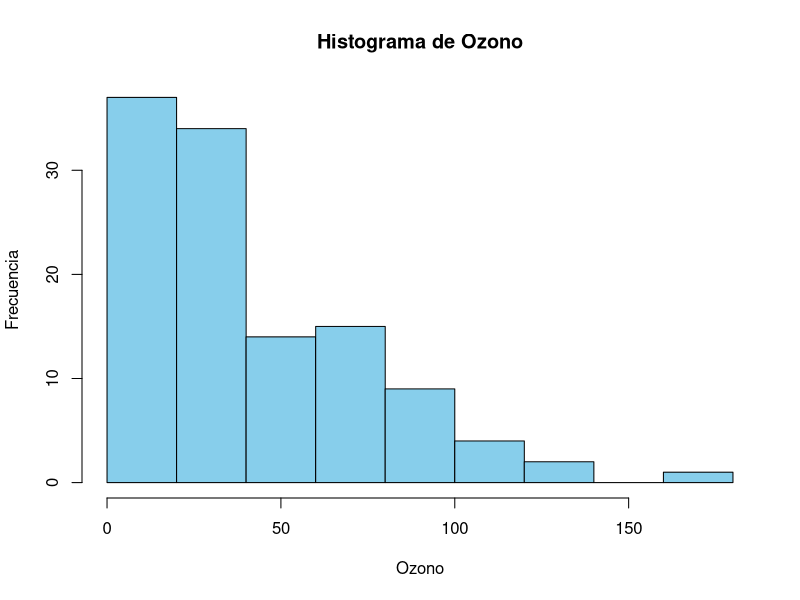
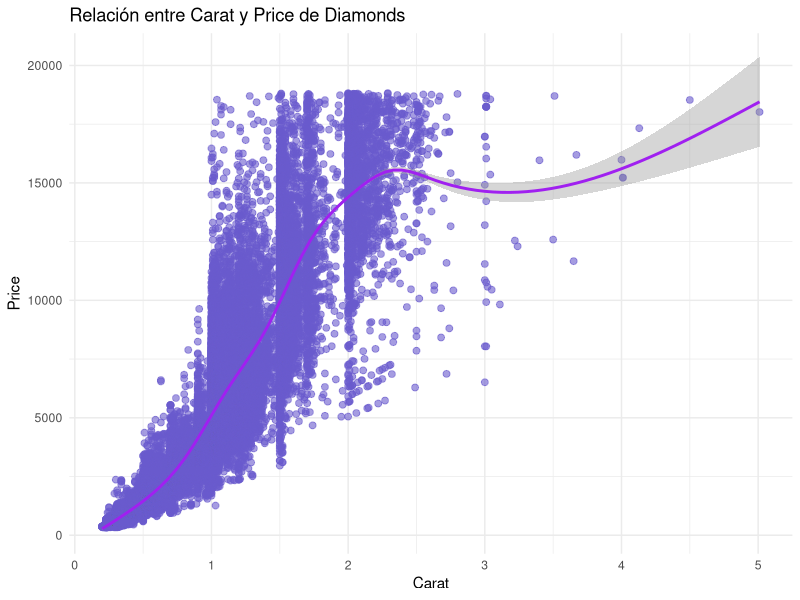
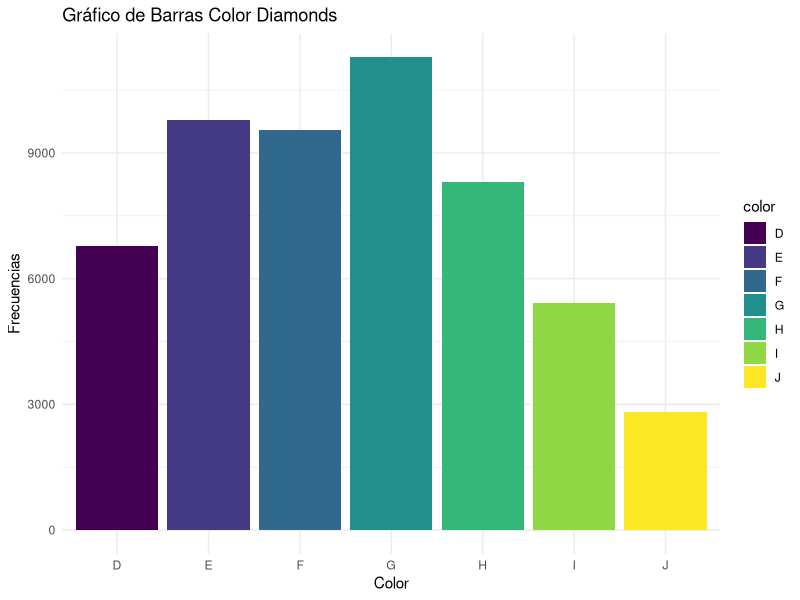
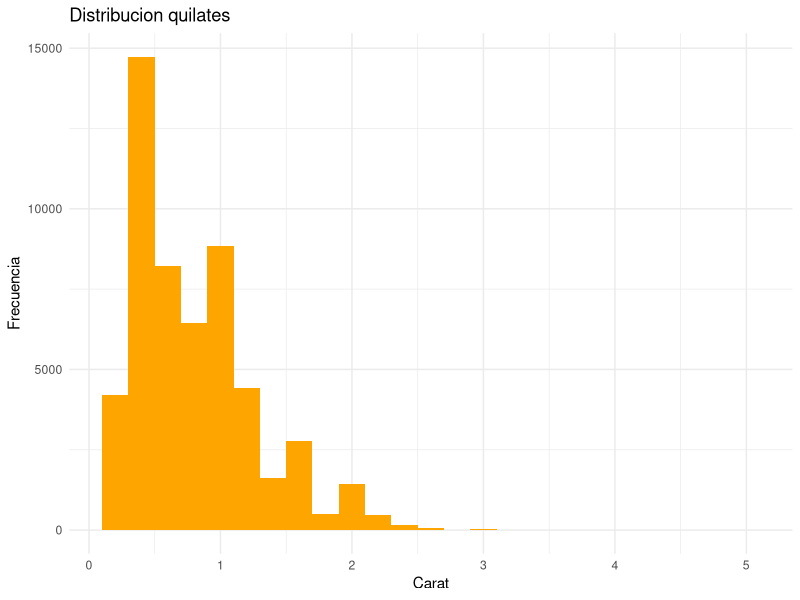
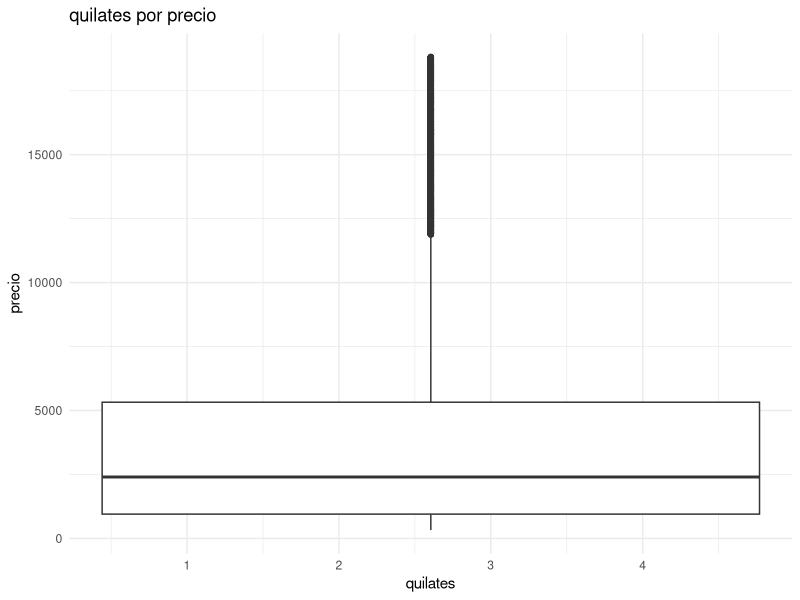
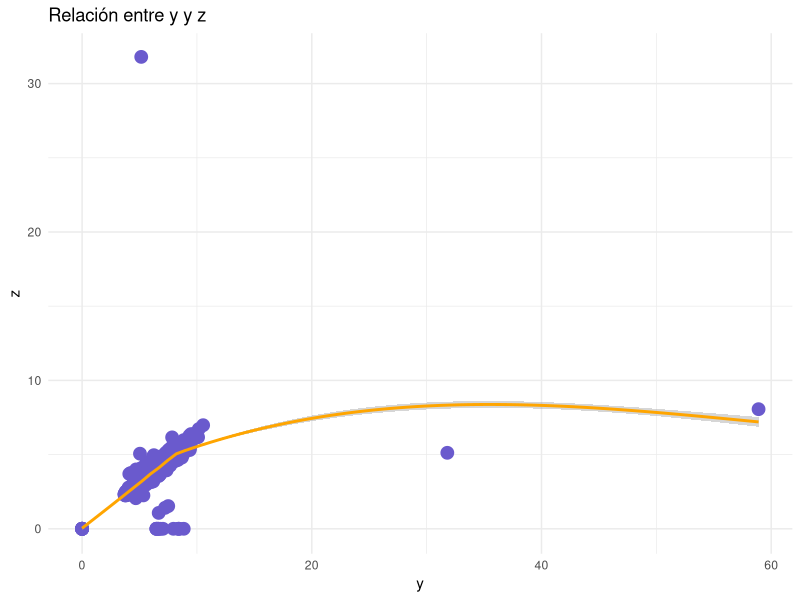
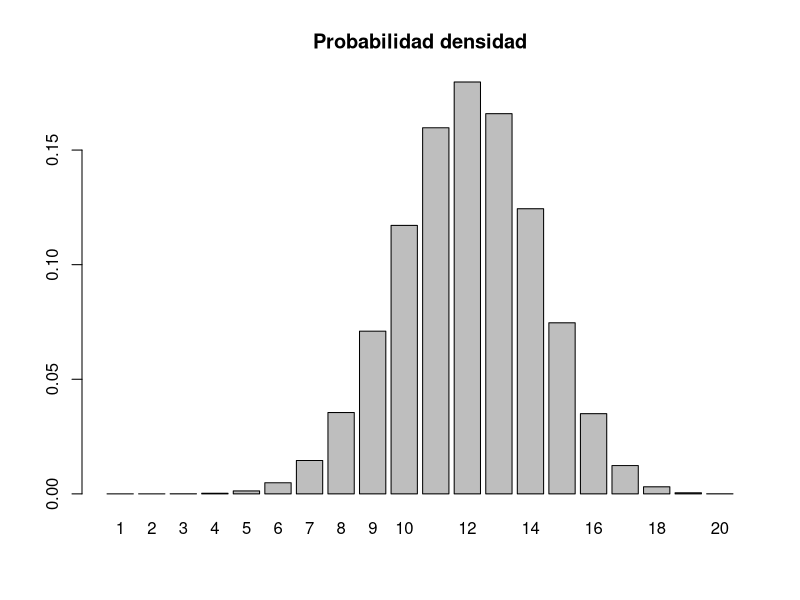
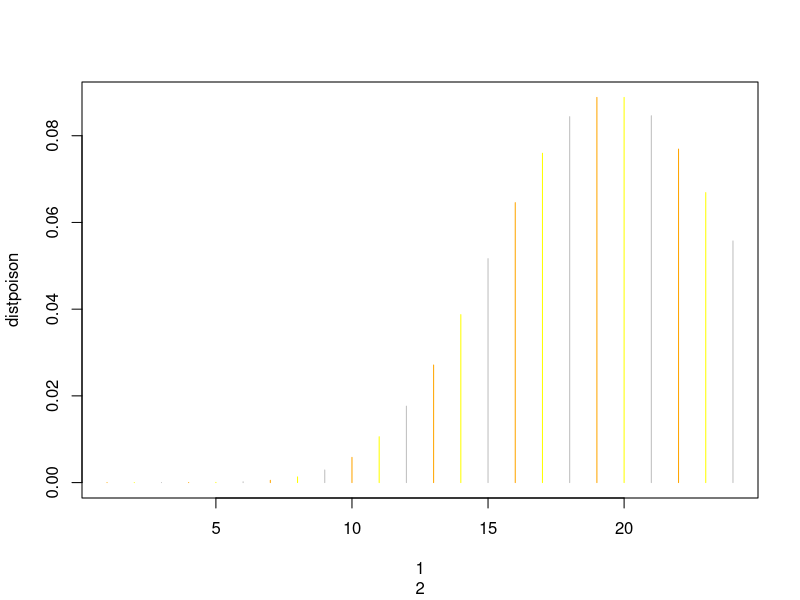

These charts were generated, in order, by the following R code:
#Examen parical 1
#Maya Luz Alvarado Avila, carné 999003321, Grupo 2, Sección A.


table <- (airquality)
View(airquality)
summary(airquality)

#1 Utilizando el conjunto de datos "airquality" ¿Cuál es la media, mediana y moda de la variable Wind?
mean(airquality$Wind)
median(airquality$Wind)
library(modeest)
mfv(airquality$Wind)

#2Utilizando el conjunto de datos "airquality" indique qué desviación estándar es más adecuada. ¿La de Wind o la de Ozono?
sd(airquality$Wind)
sd(airquality$Ozone, na.rm = TRUE)

#3Utilizando el conjunto de datos "airquality" ¿Cuál es la media, mediana y moda de la variable Temp?
mean(airquality$Temp)
median(airquality$Temp)
mfv(airquality$Temp)

4#Utilizando el conjunto de datos "airquality" grafique el histograma de la variable Ozono e indique qué tipo de asimetría tiene
hist(x = airquality$Ozone, main = "Histograma de Ozono", 
     xlab = "Ozono", ylab = "Frecuencia",
     col = "skyblue")

#5Utilizando el conjunto de datos "airquality" 
#calcule el grado de simetría de la variable SolarR. ¿Qué significa el valor de su simetría?
library(psych)
skew(airquality$Solar.R)

#6Utilizando el conjunto de datos "diamonds" y la librería GGPLOT y realizando un 
#diagrama de dispersión entre las variables Carat y Price indique la relación de las variables
?diamonds
library(ggplot2)
ggplot(data = diamonds, aes(x = diamonds$carat, y = diamonds$price)) + 
  geom_point(color = 'slateblue', size = 2, alpha = 0.6) +
  geom_smooth(color = 'purple') + 
  xlab('Carat') + 
  ylab('Price') +
  ggtitle('Relación entre Carat y Price de Diamonds') + 
  theme_minimal()

#7Utilizando el conjunto de datos "diamonds" y la librería GGPLOT,
#diagrame una gráfica de barras con la variable color. ¿Cual es el color con mayor frecuencia?
ggplot(data = diamonds, aes(x =diamonds$color, fill = as.factor(diamonds$color))) + 
  geom_bar() + 
  xlab("Color") + 
  ylab("Frecuencias") + 
  ggtitle("Gráfico de Barras Color Diamonds") +
  labs(fill = "color") +   theme_minimal()

#8Utilizando el conjunto de datos "diamonds" y la librería GGPLOT realice un histograma con la 
#variable Carat en su eje X. ¿Qué tipo de simetría presenta la gráfica?
ggplot(diamonds) +
  geom_histogram(binwidth = 0.2, aes(x = carat), fill = 'orange') + 
                   xlab("Carat") + ylab("Frecuencia") + 
                   ggtitle ("Distribucion quilates") + theme_minimal ()

#9. Utilizando el conjunto de datos "diamonds" y la librería GGPLOT y realizando el diagrama de 
#cajas entre las variables Carat y Price indique cuál de las siguientes opciones es correcta
ggplot(data = diamonds, aes(x = diamonds$carat, y = diamonds$price)) + 
  geom_boxplot(aes(color = carat), alpha = 1) + 
  xlab('quilates') + 
  ylab('precio') +
  ggtitle('quilates por precio') + 
  theme_minimal()

#10 Utilizando el conjunto de datos "diamonds" y la librería GGPLOT y realizando un diagráma de dispersión entre las
#variables "Y" y "Z", indique la relación entre las variables (Seleccione 2 posibles respuestas)
ggplot(data = diamonds, aes(x = diamonds$y, y = diamonds$z)) + 
  geom_point(color = 'slateblue', size = 4, alpha = 1) +
  geom_smooth(color = 'orange') + 
  xlab('y') + 
  ylab('z') +
  ggtitle('Relación entre y y z') + 
  theme_minimal()

#11 Se ha tomado una muestra de 20 elementos, donde la probabilidad de éxito es del 60%. 
#Calcule la probabilidad de densidad y grafique sus valores. ¿Qué tipo de sesgo se observa en los resultados?
n <- 20
p <- 0.60
q <- 0.40
x <- 1:n

prob=dbinom(x,n,p)
barplot(prob, main = "Probabilidad densidad", names.arg =x)

#12Una oficina de servicio al cliente recibe en promedio 20 quejas en un día.
#Calcule la probabilidad de densidad y grafique sus valores. ¿Qué observa en la gráfica?
xpoisson= 1:24
lambda= 20

distpoison <- dpois(xpoisson, lambda)

distpoison
plot (xpoisson, distpoison, type="h", col=c("orange", "yellow", "gray"), xlab = xpoisson)
barplot(distpoison)
